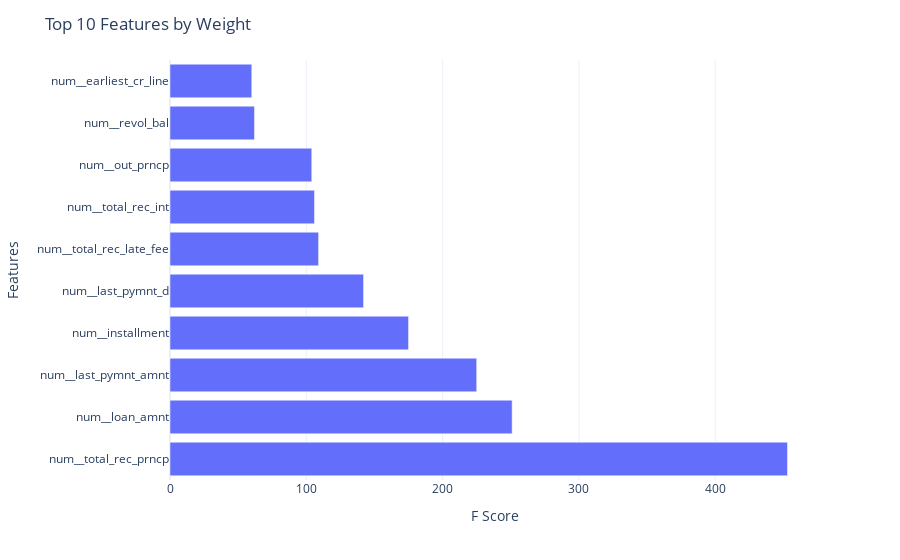

The code cell stored with this chart in its notebook:
### Code cell
feature_important = xclf.get_booster().get_score(importance_type='weight')
keys = list(feature_important.keys())
values = list(feature_important.values())

data = pd.DataFrame(data=values, index=keys, columns=["score"]).sort_values(by = "score", ascending=False)
top_10 = data.nlargest(10, columns="score")

fig = px.bar(top_10, orientation = "h", template = "plotly_white")
fig.update_layout(title = "Top 10 Features by Weight",
                 xaxis_title = "F Score",
                 yaxis_title = "Features",
                 showlegend = False)
fig.show()
fig.write_image("xgbc_feature_importance.png")

### Figure 1 — Plotly figure (JSON) as saved in the notebook; plotly's stock layout.template omitted (floating-point values rounded to 4 significant figures)
{"data": [{"alignmentgroup": "True", "hovertemplate": "variable=score<br>value=%{x}<br>index=%{y}<extra></extra>", "legendgroup": "score", "marker": {"color": "#636efa", "pattern": {"shape": ""}}, "name": "score", "offsetgroup": "score", "orientation": "h", "showlegend": true, "textposition": "auto", "type": "bar", "x": [453, 251, 225, 175, 142, 109, 106, 104, 62, 60], "xaxis": "x", "y": ["num__total_rec_prncp", "num__loan_amnt", "num__last_pymnt_amnt", "num__installment", "num__last_pymnt_d", "num__total_rec_late_fee", "num__total_rec_int", "num__out_prncp", "num__revol_bal", "num__earliest_cr_line"], "yaxis": "y"}], "layout": {"barmode": "relative", "legend": {"title": {"text": "variable"}, "tracegroupgap": 0}, "margin": {"t": 60}, "showlegend": false, "title": {"text": "Top 10 Features by Weight"}, "xaxis": {"anchor": "y", "domain": [0, 1], "title": {"text": "F Score"}}, "yaxis": {"anchor": "x", "domain": [0, 1], "title": {"text": "Features"}}}}
